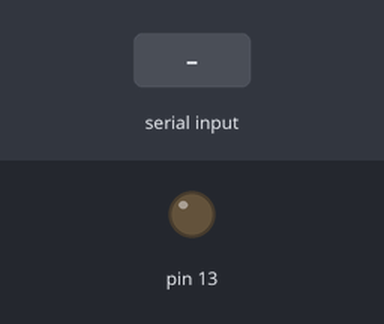
Recording of a sketch running on a simulated Arduino Uno, built with avr-gcc and run on an emulated ATmega328P. Parts: output pins drawn as LEDs (lit = HIGH). The inputs (shaded band) are chosen by the test bench. No radio packets arrive unless stated; what the sketch prints to the serial monitor is not drawn.

Above: at 1.2 s.
1.3 s: "1\n" received over Serial
At 2.1 s:
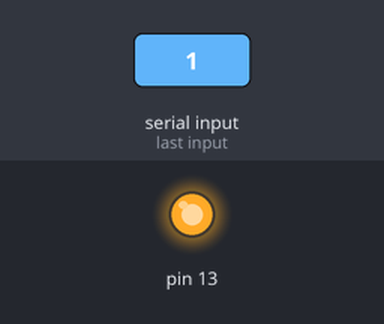
2.8 s: "2\n" received over Serial
At 4.6 s:
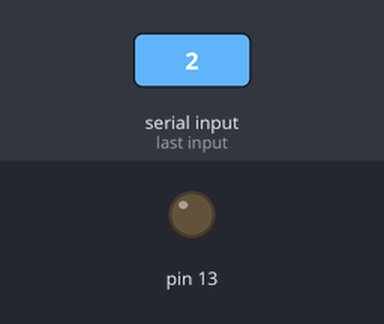
Timing chart, 0 to 6.1 s (numbered marks = the images above; inputs shaded):
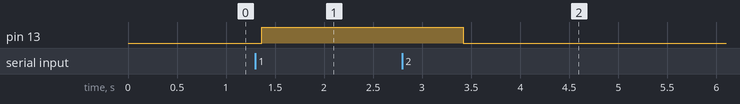

The sketch:

Transmitter2.ino
```cpp
//simple Tx on pin D12
//Written By : Mohannad Rawashdeh
// 3:00pm , 13/6/2013
//http://www.genotronex.com/
//..................................
#include <VirtualWire.h>
char *controller;
int x;
void setup() {
  Serial.begin(9600);
  pinMode(13,OUTPUT);
  vw_set_ptt_inverted(true); //
  vw_set_tx_pin(12);
  vw_setup(4000);// speed of data transfer Kbps
}

void loop(){
  x = Serial.parseInt() ;
  Serial.print(x);
  if ( x == 1 ) {
  controller="1"  ;
  vw_send((uint8_t *)controller, strlen(controller));
  vw_wait_tx(); // Wait until the whole message is gone
  digitalWrite(13,1);
  delay(2000);
  }
  if ( x == 2 ) {
  controller="0"  ;
  vw_send((uint8_t *)controller, strlen(controller));
  vw_wait_tx(); // Wait until the whole message is gone
  digitalWrite(13,0);
  delay(2000);
  }

}
```

Measured:
- after the input at 1.3 s, pin 13: LOW → HIGH after 0.06 s
- after the input at 2.8 s, pin 13: HIGH → LOW after 0.62 s
